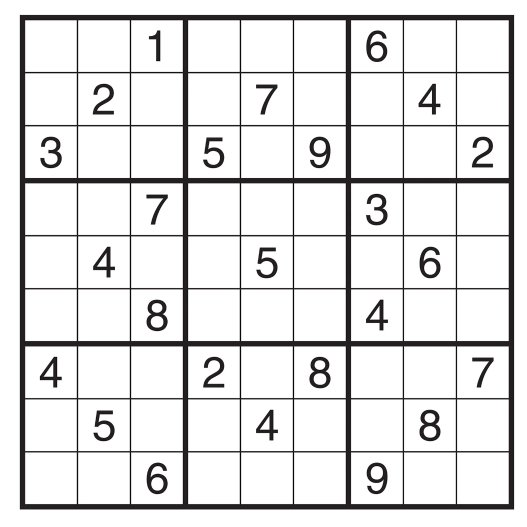
#> input picture ex2/images/Sudoku.PNG, 1053 x 1053 px, found by its file name (shown at 1/2 size)
$ jupyter execute --allow-errors 'hw2 - final.ipynb'   (shell and % lines are left out)
#> lines starting #> are read from the running program, lines starting #| are printed output that depends on the picture; after the words box and inside, x2 and y2 are one past the last pixel; in counts of white or black regions, pixels touching at a corner belong together
## <span style="color:blue"> Computer Vision - Winter 2024

## <span style="color:blue"> Exercise 2 </span>
**Reichman University**

**Lecturer:** Prof. Yael Moses, RUNI

**TA:** Eyal Friedman, RUNI

**Submission date: 25.1.24** \
Note: In case you need an extension for any reason, you can submit it by 29.1.24. \
No extra extensions will be given.
In case you are in miluim - please contact Yael directly.

**Your name: Hadar Eshed**
**Your ID: 205947856**

In this exercise, you will implement:

1. Straight line detection from image features using  Hough Transform.
2. Various feature matching.
3. Computing depth from rectified images.

## <span style="color:blue"> Submission guidelines:</span>

1. Your **zip** file should include the following files only:
   - ex2.ipynb
   - images you use that were not given
2. You should use Jupyter Notebook.
3. Name the zip file **'ex2_ID_ID.zip'** and **do not** include any additional directories.
4. Submit using *Moodle*.
5. Submit on time!
6. You can submit this assignment in pairs (no triplets).
   * In the case of pair submission, both IDs and names should be added to the notebook.
   * One should submit the homework, and the other should submit a simple text file named: ID_ID.txt and nothing else.
   *Please make sure that your collaborator submits the HW.

## Read the following instructions carefully:

1. Write **efficient vectorized** code. When you think you cannot use vectorized code, give a short explanation of why.
2. You are responsible for the correctness of your code and should add as many tests as you see fit. Do not submit your tests unless requested.
3. Use `Python 3` and `numpy 1.18.5` or above. Changes to the configuration we provided are at your own risk. Before submitting the exercise, restart the kernel and run the notebook from start to finish to make sure everything works.
4. You are allowed to use functions and methods from the [Python Standard Library](https://docs.python.org/3/library/) and [numpy](https://www.numpy.org/devdocs/reference/) only. Any other imports are forbidden unless provided by us.
5. Your code must run without errors. Note, **Code that fails to run will not be graded.**
6. Document your code properly.
7. Go over Warmup Python - you can find relevant python functions that will make your life easier.

## Honor Code:
The assignment is a basic tool for learning the material. You can probably find the solution on the web (including ChatGPT), however, you will not learn what you should learn from it. In addition, since we give grades on the assignment, using existing solutions will be considered dishonest.
In particular, you are not allowed to copy or use any code that solve the tasks.
You are more than welcome to talk with your friends, but you are not allowed to give your code or answers and you are not allowed to use their code or answers.
Remember – you take this course in order to learn.

## I declair that I respcet the honor code:
<span style="color:red"> Add here your names: Hadar Eshed

[cell 1]
import cv2
from matplotlib import pyplot as plt
# This opens an inteactive figure - use it in part B
import matplotlib
matplotlib.use('TkAgg')
import cv2
import numpy as np
import matplotlib.pyplot as plt
from matplotlib.ticker import MultipleLocator
from scipy.ndimage import maximum_filter
import matplotlib.pyplot as plt
import numpy as np


# This specifies the way plots behave in jupyter notebook
plt.rcParams['figure.figsize'] = (8.0, 8.0) # set default size of plots
plt.rcParams['image.cmap'] = 'gray'


import platform
print("Python version: ", platform.python_version())
print("Numpy version: ", np.__version__)

## <span style="color:blue">Section A: Detect a Straight Lines

In this part you will use the set of edge points to detect straight lines in an image.\
The input will consist of edge points computed by the Canny edge detector - you can use the implementation of CV2, which is demonstrated below.\
    The output will be a set of straight lines in the image. There are two main methods to compute straight lines from such input: the Hough transform and RANSAC. You will implement the Hough transform.


**Hough transform**\
Every 2D line, $\ell$,   can be represented by 2 parameters:  $r$ and $\theta$ where all points on the lines satisfy $r=(xcos\theta, ysin\theta)$.
Let $P_0=(x_0,y_0)$ be the intersection of a normal to $\ell$ from the origin.
The distance between $P_0$ and the origin is given by $r$ and the angle between the normal and the $x$ axis is given by $\theta$.

**Your goal:**     Write the following function\
Straight_lines(image_file, res_r, res_orient,min_number_points,display,  ...)\
    You can add any other parameters that you need.


 To do so, you need also to define the following functions.
 You can add parameters to the functions, as long as you  provide clear explanations of their roles and purposes.

[cell 2]
def retain_max_in_neighborhood(matrix, radius):
    """
    Retain the maximum value in each neighborhood defined by a circular mask.
    """
    # Create a binary mask to define the circular neighborhood
    neighborhood_mask = np.zeros((2 * radius + 1, 2 * radius + 1), dtype=bool)
    y, x = np.ogrid[-radius:radius+1, -radius:radius+1]
    neighborhood_mask = x**2 + y**2 <= radius**2

    # Use scipy's maximum filter to get the local maximum in each circular neighborhood
    max_values = maximum_filter(matrix, footprint=neighborhood_mask)

    # Set all values to zero except for the maximum value in each neighborhood
    result = np.where(matrix == max_values, matrix, 0)

    return result

# [71 lines left out: functions show1Image, show2Images, show3Images, not called in this run]

[cell 3]
def H_matrix(L_points, resolution_r=1, resolution_ang=1):
    height, width = L_points.shape[:2]
    max_diag = np.sqrt(np.square(height) + np.square(width))
    thetas_range = np.arange(0, 180, step=resolution_ang)
    rhos_range = np.arange(-max_diag, max_diag, step=resolution_r)
    cos_thetas_range = np.cos(np.deg2rad(thetas_range))
    sin_thetas_range = np.sin(np.deg2rad(thetas_range))
    accumulator = np.zeros((len(rhos_range), len(rhos_range)))
    edge_points = np.argwhere(L_points != 0)
    edge_points = edge_points - np.array([[height/2, width/2]])

    rho_values = np.matmul(edge_points, np.array([sin_thetas_range, cos_thetas_range]))
    flat_rho_values = rho_values.flatten()
    thetas_range_2d = np.tile(thetas_range, rho_values.shape[0])

    accumulator, theta_vals, rho_vals = np.histogram2d(thetas_range_2d,flat_rho_values,bins=[thetas_range, rhos_range])
    accumulator = np.transpose(accumulator)

    return accumulator,thetas_range, rhos_range, rho_values

def list_lines(H, th, img_shape, rhos, thetas):
    # th - number of minimal points on the line
    # img_shape - shape of the image, to use in the line equation
    # rhos, thetas - parameters of the Hough space, to use in the line equation
    y_coords, x_coords = np.where(H > th)
    rhos_selected = rhos[y_coords]
    thetas_selected = thetas[x_coords]
    a = np.cos(np.deg2rad(thetas_selected))
    b = np.sin(np.deg2rad(thetas_selected))
    x0 = (a * rhos_selected) + img_shape[1] / 2
    y0 = (b * rhos_selected) + img_shape[0] / 2
    x1 = (x0 + 1000 * (-b)).astype(int)
    y1 = (y0 + 1000 * (a)).astype(int)
    x2 = (x0 - 1000 * (-b)).astype(int)
    y2 = (y0 - 1000 * (a)).astype(int)
    out_lines = list(zip(rhos_selected, thetas_selected, x1, y1, x2, y2))
    return out_lines


# [6 lines left out: function display_lines, not called in this run]

def display_image_line_image(im, lines):
    plt.figure(figsize=(8, 8))
    plt.suptitle('Hough Line Detection', fontsize=16)

    plt.subplot(221)
    plt.imshow(im)
    plt.title('Original Image')

    image_with_lines = im.copy()
    for line in lines:
        cv2.line(image_with_lines, (line[2], line[3]), (line[4], line[5]), (255, 0, 0), 2)

    plt.subplot(222)
    plt.imshow(image_with_lines)
    plt.title('Image with Detected Lines')
    plt.tight_layout()
    plt.show()

[cell 4]
def edge_detection(input_img, threshold1=100, threshold2=200):
    # an auxiliary function to detect edges in the input image
    edge_image = cv2.cvtColor(input_img, cv2.COLOR_BGR2GRAY)
    edge_image = cv2.GaussianBlur(edge_image,(3,3),0)
    edge_image = cv2.Canny(edge_image, threshold1, threshold2)
    return edge_image

def straight_lines(image_file, res_rho, res_ang,min_number_points,display=False, max_radius=0):
    # max_radius - if set to a positive value, the function will retain only the local maxima in the neighborhood of each point

    input_img = cv2.imread(image_file)
    edge_image = edge_detection(input_img)
    accumulator, thetas, rhos, cumul_rhos = H_matrix(edge_image, res_rho, res_ang)
    if max_radius: accumulator = retain_max_in_neighborhood(accumulator, 4)
    lines = list_lines(accumulator, min_number_points, edge_image.shape, rhos, thetas)

    if display:
        # i use here display_image_line_image instead of display_lines to show the original image
        # and the image with the lines together

        # display_lines(input_img, lines)
        cumul_rhos = np.array(cumul_rhos)
        figure = plt.figure(figsize=(5, 5))
        hough_plot = figure.add_subplot()
        hough_plot.title.set_text("Hough Matrix")
        hough_plot.plot(thetas, cumul_rhos.T, color="black", alpha=0.05)
        display_image_line_image(input_img, lines)

    return lines

imgpath = '.\images\lines1.jpg'
resolution_r = 3
resolution_ang = 5
bin_threshold = 100
lines_are_white = True

# straight_lines(imgpath, resolution_r, resolution_ang, bin_threshold,  True, 4)
print()

[cell 5]
# Here is an example of how to draw a red line
# between (x1, y1) and (x2, y2) on a gray level image, img
# The first step is to create a color image from img.
# create black image with 150x150 pixels
img = np.zeros((150,150,3), np.uint8)
x1, y1, x2, y2 = 0, 0, 100, 100
thickness = 2
imC=np.dstack([img,img,img])   # a gray level image that is saved as a color image
cv2.line(img, (x1, y1), (x2, y2), (255,0,0), thickness)
imgplot = plt.imshow(img)

[cell 6]
# Here is an example of how to use the CV2 Canny edge detector.
# You can play with the parameters to achieve desired results.
# Note that this implementation does not include smoothing with a Gaussian filter :(


img = cv2.imread('.\images\Sudoku.PNG', cv2.IMREAD_GRAYSCALE)
#> img: shape (1053, 1053); min 0, max 255, mean 226.1
assert img is not None, "file could not be read, check with os.path.exists()"

edges = cv2.Canny(img,250,500,5)
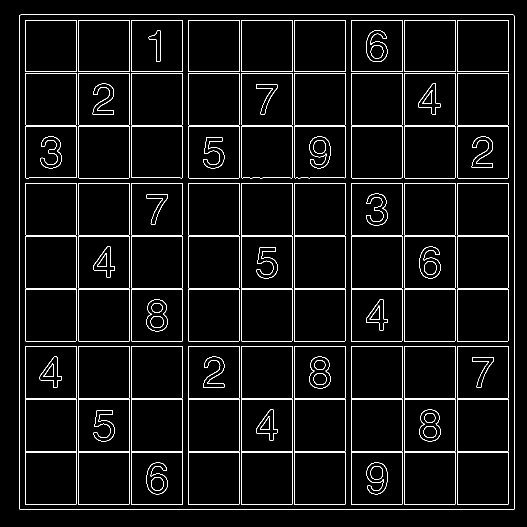
#> edges: shape (1053, 1053) (shown at 1/2 size); 4.1% white in thin lines or dots, all inside (x1, y1, x2, y2) = (39, 29, 1029, 1019)

plt.rcParams['figure.figsize'] = (16.0, 16.0)
f, ((ax1, ax2)) = plt.subplots(1, 2, sharex='col', sharey='row')

ax1.imshow(img), ax1.set_title('Original Image')
ax2.imshow(edges), ax2.set_title('Edge Image')

**Apply and answer**

1. Generate a synthetic image to test your Hough Transform algorithm.
   * Submit the image as well as the results.

2. Apply your algorithm to the following images: Crosswalk, linesOnTheRoadGray, Sudoku.
   * Choose a set of parameters so the results looks fine.
   * You may need different parameters for each image.
   * Display the results.


3. **Answer**: How the resolutions of $r$ and $\theta$ affect the results?
   * Display images that demonstarte your answer.


4. Choose one image and **answer**: how many straight lines did you find with more than 50 points?
   * Display these lines on the image.


5. Suggest an algorithm to compute the length of the line in the image.
   * Describe the algorithm without implementing it.


6. Suggest three applications to use the results of straight line detection in an image.

[cell 7]
# 3. as theta resolution increases, the number of lines increases, and the line directions are more accurate.
#   this is because the theta resolution is the number of values in the theta axis, meaning more line slopes are checked.
#   this can lead to multiple lines for the same line, as the line can be detected in multiple slopes.
#   decreasing the theta resolution can lead to less lines, and sometimes to no lines at all, as the line slope is not detected.
#   this is also resource consuming, as the number of lines increases, the time to calculate the hough matrix increases.

#   The rho resolution is the number of values in the rho axis, as it increases, the number of lines increases as well.
#   increasing the res_rho value results in larger bins along the rho axis, making it more likely for multiple lines to accumulate votes
#   in the same bin.

print("num lines :",len(straight_lines('.\images\cube1.jpg', 1, 1, 50, True)))
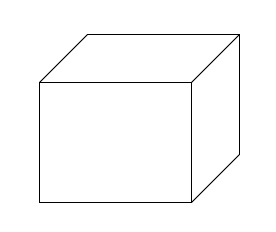
#> input picture ex2/images/cube1.jpg, 276 x 232 px, found by its file name
#> in straight_lines, input_img is the input picture: shape (232, 276, 3); min 0, max 255, mean 250.8
#> in edge_detection, `edge_image = cv2.Canny(edge_image, threshold1, threshold2)`:
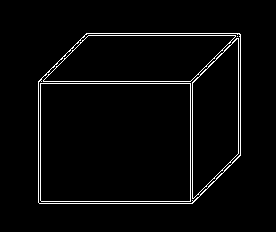
#> edge_image: shape (232, 276); 3.1% white in thin lines or dots, all inside (x1, y1, x2, y2) = (38, 33, 241, 204)
#> in H_matrix, `edge_points = np.argwhere(L_points != 0)`: edge_points = 2010 pairs, first value 33 to 203, second value 38 to 240
#> in H_matrix, `edge_points = edge_points - np.array([[height/2, width/2]])`: edge_points = 2010 pairs, first value -83 to 87, second value -100 to 102
#> in H_matrix, `accumulator, theta_vals, rho_vals = np.histogram2d(thetas_range_2d,fla..`: theta_vals = 180 values from 0 to 179; rho_vals = 722 values from -360.6 to 360.4
#> in straight_lines, `accumulator, thetas, rhos, cumul_rhos = H_matrix(edge_image, res_rho, ..`: thetas = 180 values from 0 to 179; rhos = 722 values from -360.6 to 360.4
#> in list_lines, `y_coords, x_coords = np.where(H > th)`: y_coords = 91 values from 257 to 462; x_coords = 91 values, max 178 at index 0, min 0 at index 3, mean 75.14
#> in list_lines, `rhos_selected = rhos[y_coords]`: rhos_selected = 91 values from -103.6 to 101.4
#> in list_lines, `thetas_selected = thetas[x_coords]`: thetas_selected has the same summary as x_coords
#> in list_lines, `a = np.cos(np.deg2rad(thetas_selected))`: a = 91 values, max 1 at index 3, min -0.999 at index 0, mean 0.183
#> in list_lines, `b = np.sin(np.deg2rad(thetas_selected))`: b = 91 values, max 1 at index 16, min 0 at index 3, mean 0.598
#> in list_lines, `x0 = (a * rhos_selected) + img_shape[1] / 2`: x0 = 91 values, max 241.5 at index 0, min 37.44 at index 3, mean 146.8
#> in list_lines, `y0 = (b * rhos_selected) + img_shape[0] / 2`: y0 = 91 values, max 203.4 at index 75, min 31.46 at index 13, mean 111
#> in list_lines, `x1 = (x0 + 1000 * (-b)).astype(int)`: x1 = 91 values, max 239 at index 89, min -864 at index 19, mean -451.5
#> in list_lines, `y1 = (y0 + 1000 * (a)).astype(int)`: y1 = 91 values, max 1118 at index 83, min -887 at index 0, mean 293.7
#> in list_lines, `x2 = (x0 - 1000 * (-b)).astype(int)`: x2 = 91 values, max 1140 at index 14, min 37 at index 3, mean 744.6
#> in list_lines, `y2 = (y0 - 1000 * (a)).astype(int)`: y2 = 91 values, max 1118 at index 77, min -886 at index 9, mean -72.35
#> in list_lines, `out_lines = list(zip(rhos_selected, thetas_selected, x1, y1, x2, y2))`: out_lines = 91 items
#> the loop in display_image_line_image, `for line in lines:` made 91 passes
#> line on passes 1 to 12: (-103.6, 178, 206, -887, 276, 1111), (-102.6, 178, 205, -886, 275, 1111), (-101.6, 178, 204, -886, 274, 1111), (-100.6, 0, 37, 1116, 37, -884), (-100.6, 1, 20, 1114, 54, -885), (-100.6, 178, 203, -886, 273, 1111), (-99.56, 1, 21, 1114, 55, -885), (-98.56, 0, 39, 1116, 39, -884), (-98.56, 1, 22, 1114, 56, -885), (-98.56, 2, 4, 1111, 74, -886), (-97.56, 1, 23, 1114, 57, -885), (-95.56, 45, -636, 755, 777, -658)
print("num lines :",len(straight_lines('.\images\cube1.jpg', 1, 10, 50, True)))
#> the loop in display_image_line_image (call 2), `for line in lines:` made 12 passes
#> line on passes 1 to 12: (-100.6, 0, 37, 1116, 37, -884), (-98.56, 0, 39, 1116, 39, -884), (-83.56, 90, -862, 32, 1138, 32), (-81.56, 90, -862, 34, 1138, 34), (-35.56, 90, -862, 80, 1138, 80), (-33.56, 90, -862, 82, 1138, 82), (51.44, 0, 189, 1116, 189, -884), (53.44, 0, 191, 1116, 191, -884), (84.44, 90, -862, 200, 1138, 200), (86.44, 90, -862, 202, 1138, 202), (99.44, 0, 237, 1116, 237, -884), (101.4, 0, 239, 1116, 239, -884)
#> after the loop in display_image_line_image (call 2), `for line in lines:`: image_with_lines: shape (232, 276, 3); 11.55% of pixels changed, all inside (x1, y1, x2, y2) = (0, 0, 276, 232)
#> in display_image_line_image (call 2), `plt.show()`:
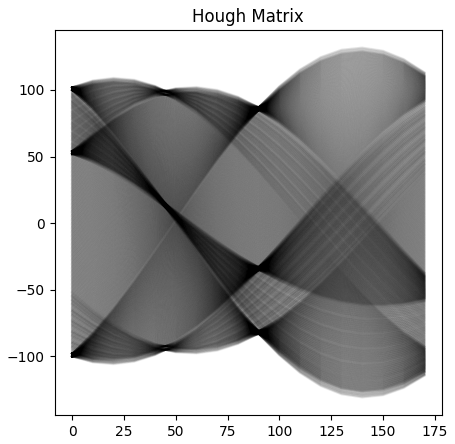
#> figure drawn by matplotlib, 1 panel; curve peaks at x = 170, y = 36.8; curve peaks at x = 170, y = 35.81; curve peaks at x = 170, y = 34.83
print("num lines :",len(straight_lines('.\images\cube1.jpg', 2, 1, 50, True)))

[cell 8]
# 4. Obviously this is a subjective question, as the number of lines detected depends on the threshold value.
#    I chose to use lines1.jpg, when using the threshold of 50, and using default values for the resolution, the number of lines detected is 117.
#    when tuning the parameters a little, we get 13 lines with more than 50 points.
#    when also using the auxiliary function for maximum poing in radius, we can get 6 lines with more than 50 points.
#    we can also play with the threshold value, and get different results, this also affects the number of lines detected.
plt.imshow(cv2.imread('.\images\lines1.jpg'))
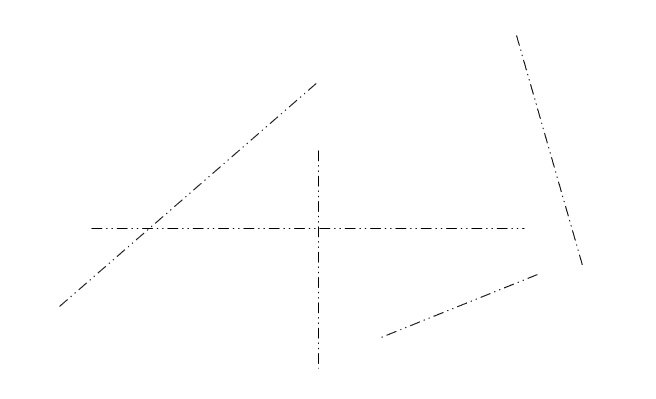
#> input picture ex2/images/lines1.jpg, 656 x 399 px, found by its file name
plt.show()
print("num lines :",len(straight_lines('.\images\lines1.jpg', 1, 1, 50, True)))
#> in straight_lines, input_img is the input picture: shape (399, 656, 3); min 0, max 255, mean 254.2
#> call 4 of edge_detection, with threshold1 = 100, threshold2 = 200
#> in edge_detection (call 4), `edge_image = cv2.Canny(edge_image, threshold1, threshold2)`:
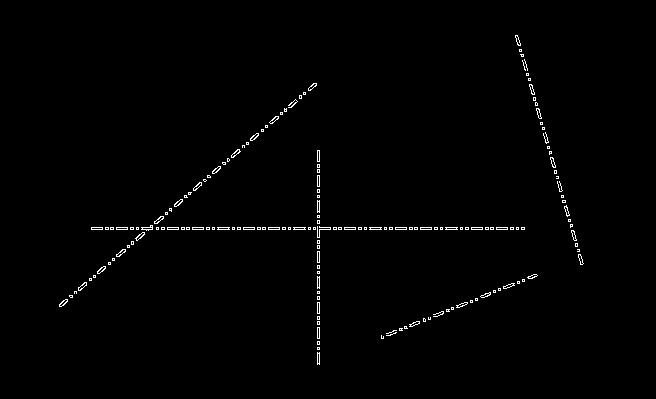
#> edge_image: shape (399, 656); 0.93% white in thin lines or dots, all inside (x1, y1, x2, y2) = (59, 35, 584, 365)
#> call 4 of H_matrix, with resolution_r = 1, resolution_ang = 1
#> in H_matrix (call 4), `edge_points = np.argwhere(L_points != 0)`: edge_points = 2436 pairs, first value 35 to 364, second value 59 to 583
#> in H_matrix (call 4), `edge_points = edge_points - np.array([[height/2, width/2]])`: edge_points = 2436 pairs, first value -164.5 to 164.5, second value -269 to 255
#> in H_matrix (call 4), `accumulator, theta_vals, rho_vals = np.histogram2d(thetas_range_2d,fla..`:
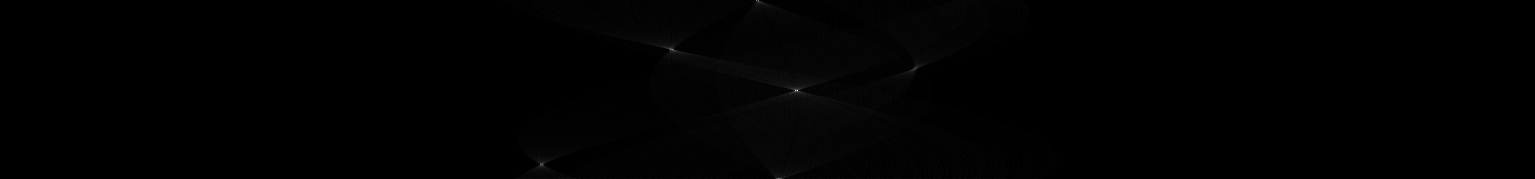
#> accumulator: shape (179, 1535) float64; min 0, max 338, mean 1.6; drawn with min black and max white
#> in H_matrix (call 4), `accumulator, theta_vals, rho_vals = np.histogram2d(thetas_range_2d,fla..`: rho_vals = 1536 values from -767.8 to 767.2
#> in H_matrix (call 4), `accumulator = np.transpose(accumulator)`:
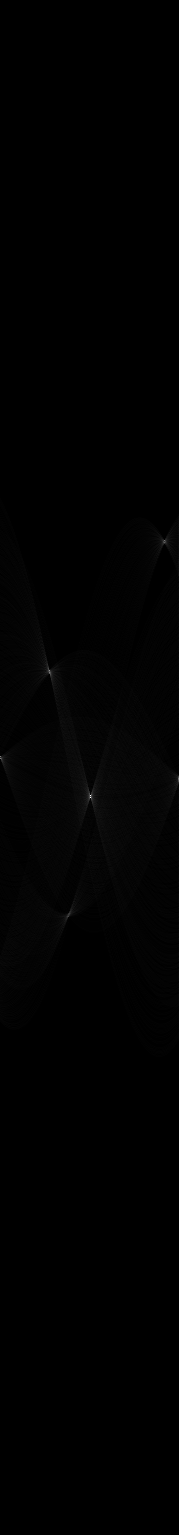
#> accumulator: shape (1535, 179) float64; min 0, max 338, mean 1.6; drawn with min black and max white
#> after the loop in display_image_line_image (call 4), `for line in lines:`: image_with_lines: shape (399, 656, 3); 15.74% of pixels changed, all inside (x1, y1, x2, y2) = (0, 0, 656, 399)
print("num lines :",len(straight_lines('.\images\lines1.jpg', .6, 3, 50, True)))
#> the loop in display_image_line_image (call 5), `for line in lines:` made 14 passes
#> line on passes 1 to 12: (-227.2, 165, 288, -825, 806, 1106), (-226.6, 165, 288, -825, 805, 1106), (-226, 165, 287, -824, 805, 1106), (-99.41, 48, -481, 794, 1004, -543), (-98.81, 48, -481, 795, 1005, -543), (-98.21, 48, -480, 795, 1005, -542), (-97.61, 48, -480, 796, 1005, -542), (-97.01, 48, -480, 796, 1006, -541), (-11.21, 0, 316, 1199, 316, -800), (-9.41, 0, 318, 1199, 318, -800), (27.19, 90, -672, 226, 1328, 226), (28.39, 90, -672, 227, 1328, 227)
#> in display_image_line_image (call 5), `plt.show()`:
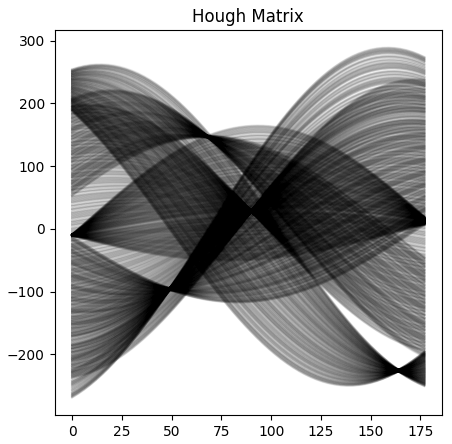
#> figure drawn by matplotlib, 1 panel; curve peaks at x = 0, y = 187; curve peaks at x = 0, y = 188; curve peaks at x = 0, y = 189
print("num lines :",len(straight_lines('.\images\lines1.jpg', 1, 1, 50, True, 10)))
#> the loop in display_image_line_image (call 6), `for line in lines:` made 6 passes
#> line on passes 1 to 6: (-227.8, 164, 271, -824, 822, 1097), (-97.81, 49, -490, 781, 1018, -530), (-11.81, 0, 316, 1199, 316, -800), (10.19, 178, 282, -799, 352, 1199), (27.19, 90, -672, 226, 1328, 226), (148.2, 68, -543, 711, 1310, -37)
#> after the loop in display_image_line_image (call 6), `for line in lines:`:
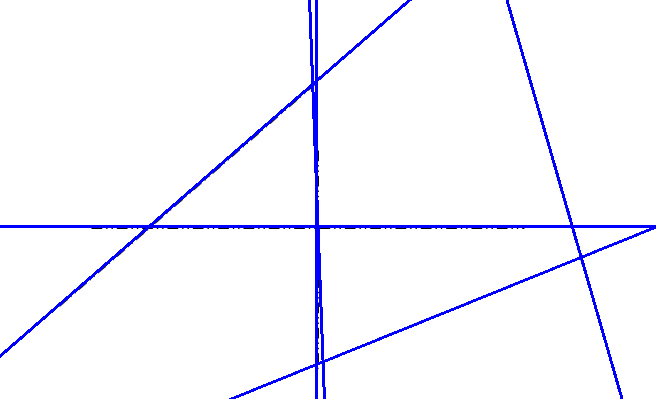
#> image_with_lines: shape (399, 656, 3); 3.13% of pixels changed, all inside (x1, y1, x2, y2) = (0, 0, 656, 399)
